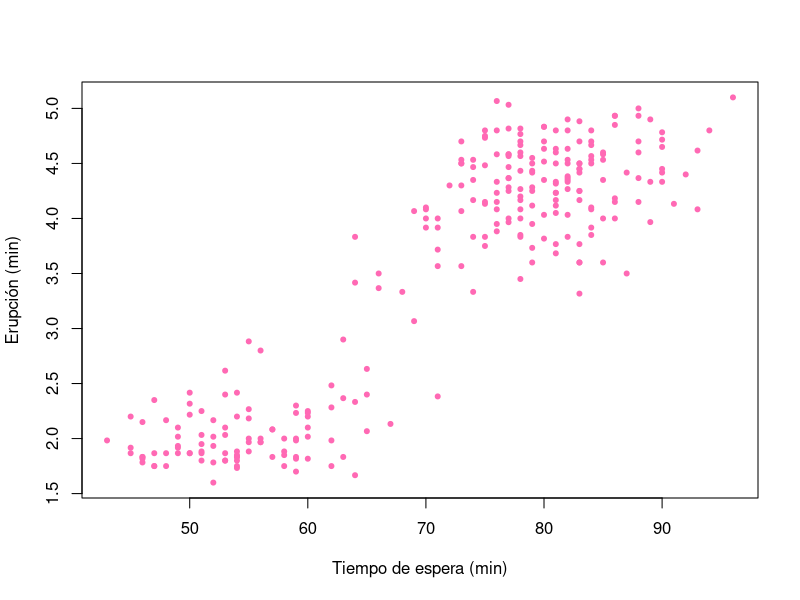

Generate this figure with R:
############################################

# Laboratorio 7 
# Evelyn Sofia Ruiz Galarza 
#24/09/2025

############################################

#Correlación de Pearson 

#Ambas variables son métricas (medibles)

data("faithful")

#Causa=tiempo 
#Efecto=erupción 
#Correlación con causalidad 

plot(faithful$waiting,faithful$eruptions,
     xlab="Tiempo de espera (min)",
     ylab="Erupción (min)",
     col="hotpink",
     pch=20)

#Función de correlación 

#Correlacionar las dos variables 
#Hipótesis nula= correlación igual a 0 
#Hipótesis alternativa= correlación diferente a 0 

cor.test(faithful$waiting, faithful$eruptions, 
         method = "pearson")
#Correlación (resultado)=0.90 
#Corr: Muy alta / Significativa 

#Para ver si la distribución de mis datos es normal 

shapiro.test(faithful$eruptions)
shapiro.test(faithful$waiting)

#Los datos no son normales ya que son valores menores al 0.05 
#Si eso pasa entonces no se utiliza el método de Pearson
#Se utiliza el método de Spearman
#Pearson solo funciona con datos normales 
#Spearman funciona con datos no normales 

#############################################

#Método de Spearman

#########################################

cor.test(faithful$waiting,faithful$eruptions, 
         method="spearman")

#Correlación (resultado)=0.77 
#Corr: Muy alta / Significativa 

#NOTA=se deben de tomar en cuenta el valor de p 
#para saber que método se utilizará, basandonos en 
#la distribución de los datos (normal o no nomral)
#Después el valor de r, nos indica que tan débil o fuerte es la 
#correlación 